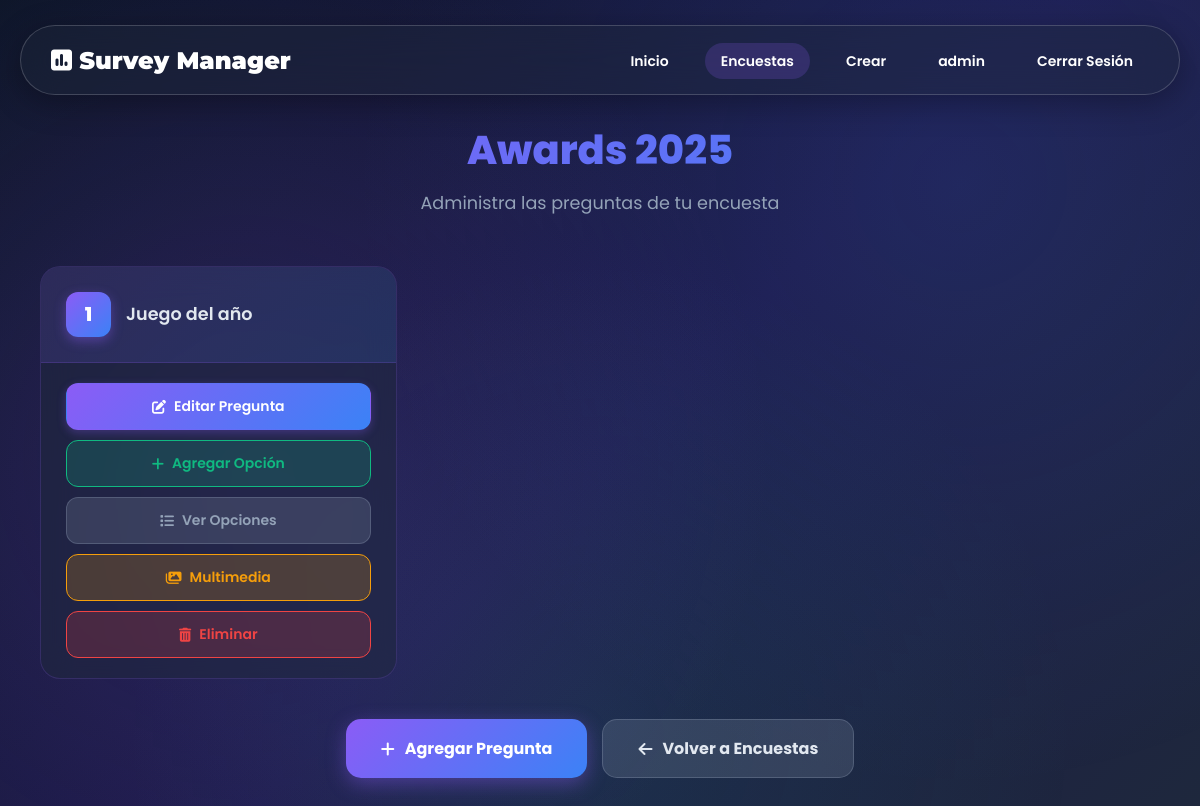
The app's page /lista_preguntas/12/ (signed in), older data.
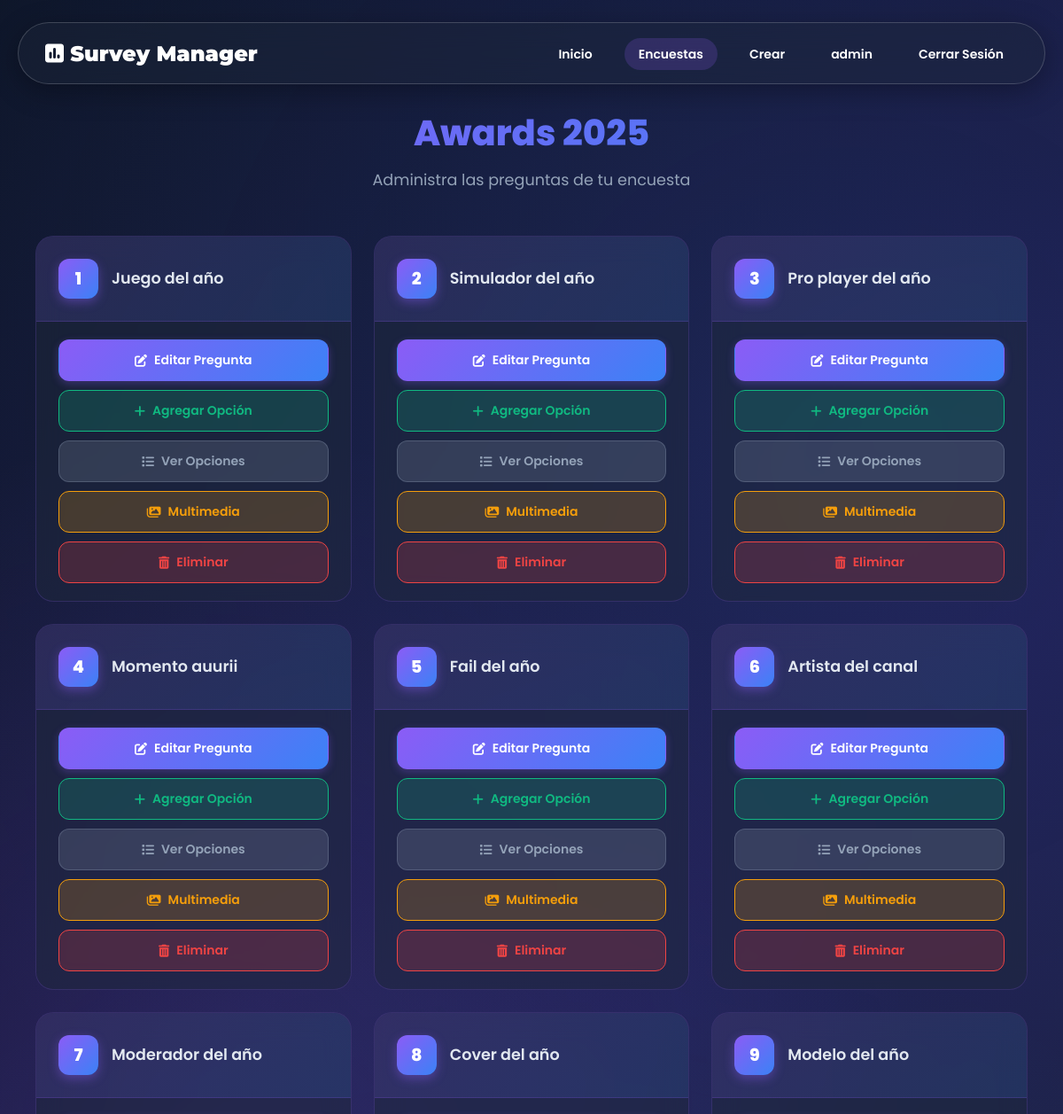
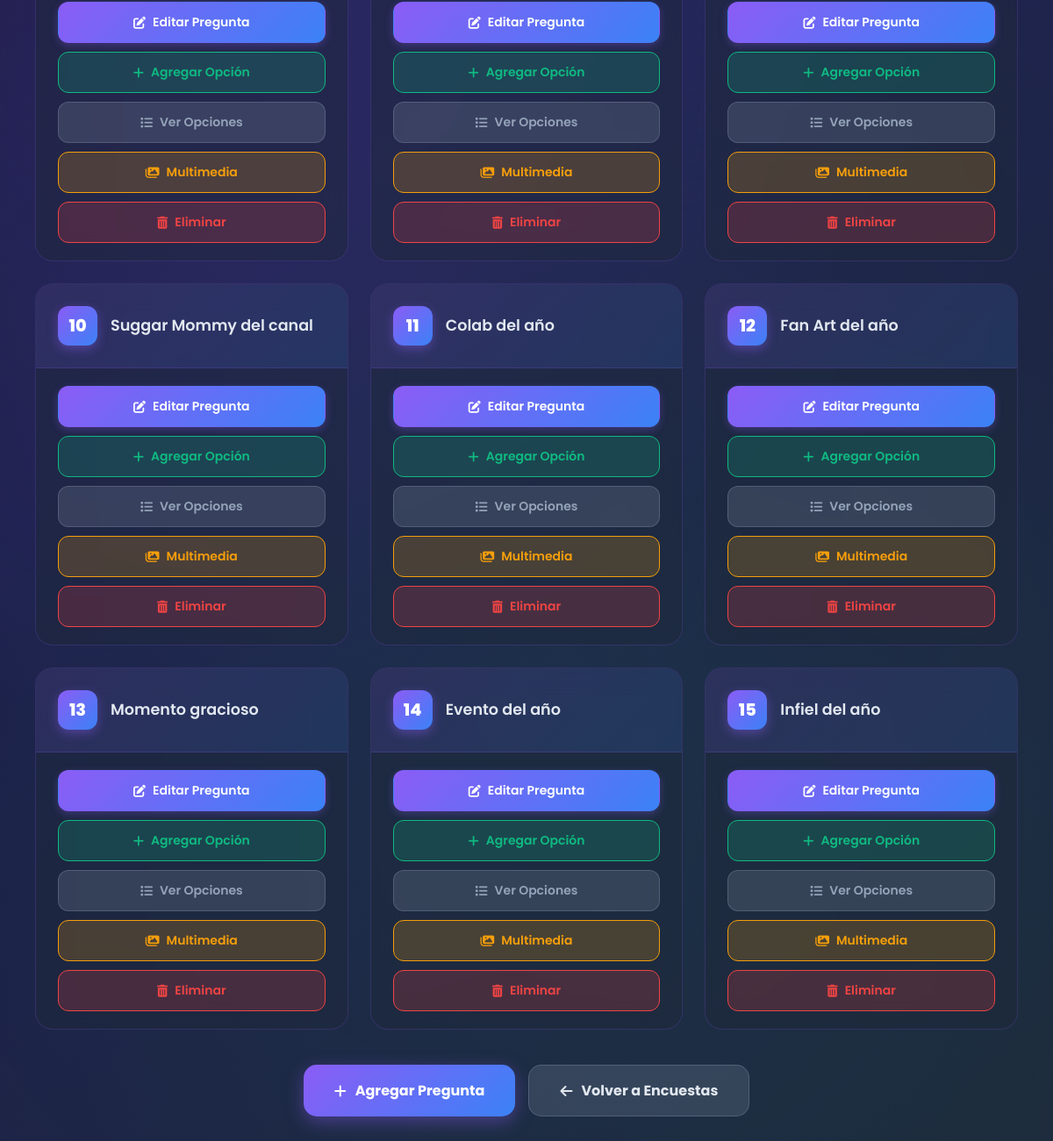
The same page, newer data (2 pictures, top to bottom).
### core/models.py (models this page shows, shortened)
class Pregunta(models.Model):
    encuesta = models.ForeignKey(Encuesta, on_delete=models.CASCADE, related_name='preguntas', null=True)
    pregunta = models.TextField(null=True)

### core/views.py (the view)
# urls.py: path('lista_preguntas/<int:encuesta_id>/', views.lista_preguntas, name='lista_preguntas'),
@login_required
def lista_preguntas(request, encuesta_id):
    encuesta = get_object_or_404(Encuesta, id=encuesta_id)
    preguntas = Pregunta.objects.filter(encuesta=encuesta)
    return render(request, 'listar/lista_preguntas.html', {
        'encuesta': encuesta,
        'preguntas': preguntas
    })

### core/templates/listar/lista_preguntas.html (shortened to what this page needs)
<!DOCTYPE html>
<html lang="es">
<head>
    {% load static %}
    <link rel="stylesheet" href="https://cdnjs.cloudflare.com/ajax/libs/font-awesome/6.4.0/css/all.min.css">
</head>
<body>
    <div class="navbar-wrapper">
        <nav class="nav-capsule">
            <a href="{% url 'inicio' %}" class="brand-logo">
                <i class="fas fa-poll"></i> Survey Manager
            </a>
            <ul class="nav-menu">
                <li><a href="{% url 'inicio' %}" class="nav-link">Inicio</a></li>
                <li><a href="{% url 'lista_encuestas' %}" class="nav-link active">Encuestas</a></li>
                <li><a href="{% url 'crear_encuesta' %}" class="nav-link">Crear</a></li>
                {% if user.is_authenticated %}
                <li><a href="#" class="nav-link">{{ user.username }}</a></li>
                <li><a href="{% url 'logout' %}" class="nav-link">Cerrar Sesión</a></li>
                {% endif %}
            </ul>
        </nav>
    </div>
    <main class="main-content">
        <div class="page-header">
            <h1 class="page-title">{{ encuesta.titulo }}</h1>
            <p class="page-subtitle">Administra las preguntas de tu encuesta</p>
        </div>
        {% if preguntas %}
        <div class="questions-grid">
            {% for pregunta in preguntas %}
            <div class="question-card" style="--card-index: {{ forloop.counter0 }}">
                <div class="card-header">
                    <div class="question-number">{{ forloop.counter }}</div>
                    <div class="question-text">{{ pregunta.pregunta }}</div>
                </div>
                <div class="card-body">
                    <div class="actions-grid">
                        <a href="{% url 'editar_pregunta' pregunta_id=pregunta.id %}" class="btn-action btn-primary-action">
                            <i class="fas fa-edit"></i>
                            Editar Pregunta
                        </a>
                        <a href="{% url 'crear_opcion' pregunta_id=pregunta.id %}" class="btn-action btn-success-action">
                            <i class="fas fa-plus"></i>
                            Agregar Opción
                        </a>
                        <a href="{% url 'lista_opciones' pregunta_id=pregunta.id %}" class="btn-action btn-secondary-action">
                            <i class="fas fa-list"></i>
                            Ver Opciones
                        </a>
                        <a href="{% url 'lista_medias' pregunta_id=pregunta.id %}" class="btn-action btn-warning-action">
                            <i class="fas fa-images"></i>
                            Multimedia
                        </a>
                        <a href="{% url 'eliminar_pregunta' pregunta_id=pregunta.id %}" class="btn-action btn-danger-action">
                            <i class="fas fa-trash-alt"></i>
                            Eliminar
                        </a>
                    </div>
                </div>
            </div>
            {% endfor %}
        </div>
        {% endif %}
        <div class="footer-actions">
            <a href="{% url 'crear_pregunta' encuesta_id=encuesta.id %}" class="btn-large btn-large-primary">
                <i class="fas fa-plus"></i>
                Agregar Pregunta
            </a>
            <a href="{% url 'lista_encuestas' %}" class="btn-large btn-large-secondary">
                <i class="fas fa-arrow-left"></i>
                Volver a Encuestas
            </a>
        </div>
    </main>
</body>
</html>

Row changes from the older to the newer data that the page shows:
added Pregunta: pregunta "Simulador del año"
added Pregunta: pregunta "Pro player del año"
added Pregunta: pregunta "Momento auurii"
added Pregunta: pregunta "Fail del año"
added Pregunta: pregunta "Artista del canal"
added Pregunta: pregunta "Moderador del año"
added Pregunta: pregunta "Cover del año"
added Pregunta: pregunta "Modelo del año"
added Pregunta: pregunta "Suggar Mommy del canal"
added Pregunta: pregunta "Colab del año"
added Pregunta: pregunta "Fan Art del año"
added Pregunta: pregunta "Momento gracioso"
added Pregunta: pregunta "Evento del año"
added Pregunta: pregunta "Infiel del año"
